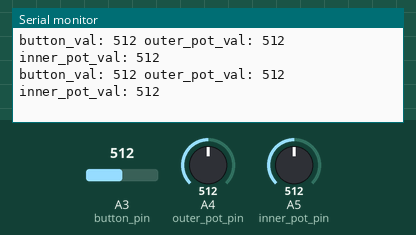
Bench run of a sketch on a simulated Arduino Uno, built with avr-gcc and run on an emulated ATmega328P. On the bench: the last lines printed to the serial monitor. The test bench sets the inputs (shaded band); at power-on: A3 (button_pin) = 512, A4 (outer_pot_pin) = 512, A5 (inner_pot_pin) = 512.

Above: at 1.2 s.
1.3 s: A3 (button_pin) set to 110
At 1.38 s:
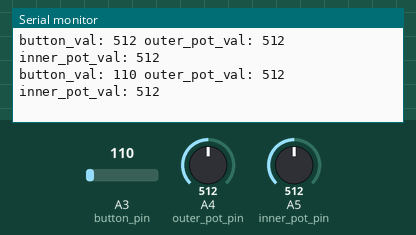
4.3 s: A3 (button_pin) set to 89
At 4.3 s:
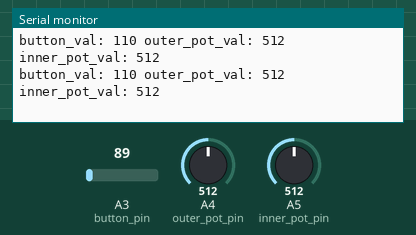
7.3 s: A4 (outer_pot_pin) set to 983
At 7.33 s:
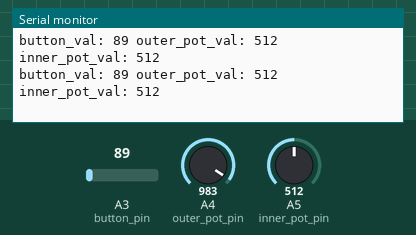
8.8 s: A4 (outer_pot_pin) set to 1015
At 8.85 s:
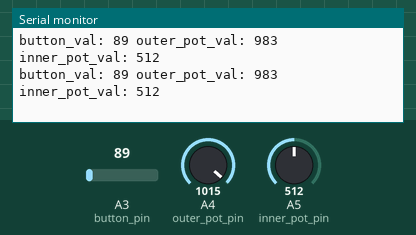
11.8 s: A5 (inner_pot_pin) set to 110
At 11.82 s:
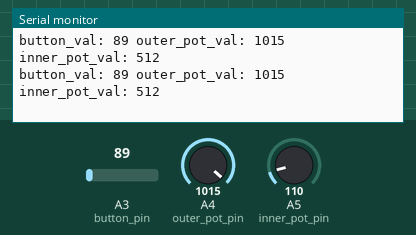
14.8 s: A5 (inner_pot_pin) set to 92
At 14.8 s:
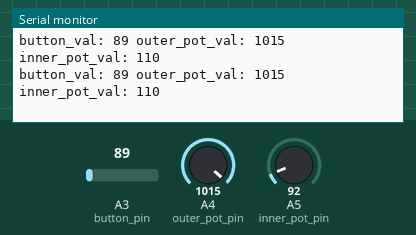
Timing chart, 0 to 17.3 s (numbered marks = the images above; inputs shaded):
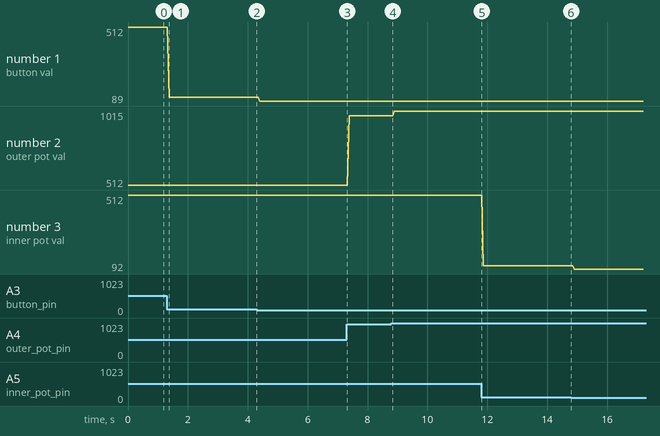

The sketch:

joystick_test.ino
```cpp
#define BUTTON_THRESHOLD 2.5

// Analog pins
#define outer_pot_pin A4 //VRy on board
#define inner_pot_pin A5 //VRx on board
#define button_pin A3    //SW  on board

// Variables
int outer_pot_val = 0;
int inner_pot_val = 0;
int button_val = 0;

// Functions
bool isButtonPushed();

void setup() {
  Serial.begin(9600);
  pinMode(outer_pot_pin, INPUT);
  pinMode(inner_pot_pin, INPUT);
  pinMode(button_pin, INPUT_PULLUP);
}

void loop() {
  outer_pot_val = analogRead(outer_pot_pin);
  inner_pot_val = analogRead(inner_pot_pin);
  button_val = analogRead(button_pin);

  Serial.print("button_val: ");
  Serial.print(button_val);
  Serial.print(" outer_pot_val: ");
  Serial.print(outer_pot_val);
  Serial.print(" inner_pot_val: ");
  Serial.println(inner_pot_val);
}

// Function Definitions
bool isButtonPushed(){
  if (analogRead(button_val) >= BUTTON_THRESHOLD){
    return true;
  } else {
    return false;
  }
}
```

Measured:
- after the input at 1.3 s, the serial monitor: prints a new line after 0.07 s (image 1)
- plotted number 1: 512 → 110 after the input at 1.3 s, 110 → 89 after the input at 4.3 s
- plotted number 2: 512 → 983 after the input at 7.3 s, 983 → 1015 after the input at 8.8 s
- plotted number 3: 512 → 110 after the input at 11.8 s, 110 → 92 after the input at 14.8 s
